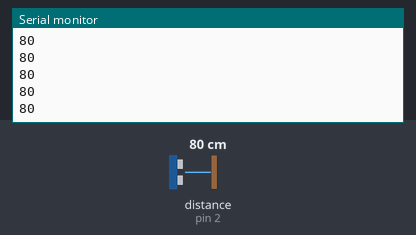
A sketch run on a simulated Arduino Uno, built with avr-gcc and run on an emulated ATmega328P. Shown: the last lines printed to the serial monitor. Wiring (inferred from the names in the program): ultrasonic range finder: trigger pin 2; echo pin 2. The test bench sets the inputs (shaded band); at power-on: distance to the obstacle (sensor on pin 2) 80 cm. The echo pulse lasts 58.3 µs per cm.

Above: at 1.2 s.
1.3 s: distance to the obstacle (sensor on pin 2) set to 2 cm
At 1.6 s:
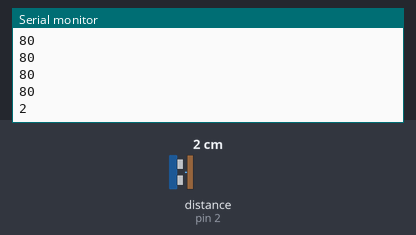
2.8 s: distance to the obstacle (sensor on pin 2) set to 4 cm
At 2.8 s:
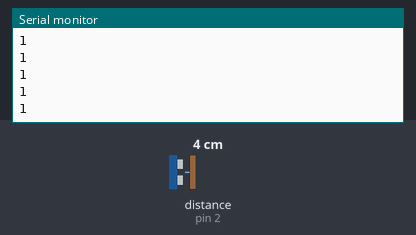
Timing chart, 0 to 5.8 s (numbered marks = the images above; inputs shaded):
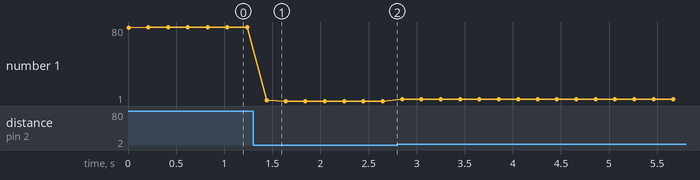

Measured:
- after the input at 1.3 s, the serial monitor: prints a new line after 0.14 s (image 1)
- plotted number 1: 80 → 1 after the input at 1.3 s, 1 → 3 after the input at 2.8 s

The sketch:

PingSensor.ino
```cpp
//Attach to pin 2

const int pingPin = 2;
float v = 331.5 + 0.6*20;//m/s used to convert to distance

void setup() {
  Serial.begin(115200);//Fast for fast response
  //pinMode switches from write to read, so in Loop
}

void loop() {
  int d = distanceCm();
  Serial.println(d,DEC);
  delay(200);

}

float distanceCm(){
//Send Pulse
  pinMode(pingPin,OUTPUT);
  digitalWrite(pingPin,LOW);
  delayMicroseconds(3);// Let Pin settle
  digitalWrite(pingPin,HIGH);
  delayMicroseconds(5); //5 musec beep - from instructions
  digitalWrite(pingPin,LOW);

//Receive Pulse
  pinMode(pingPin,INPUT);
  float tUs = pulseIn(pingPin,HIGH); //measures time for pin to low
  float t = tUs / 1000.0/1000.0/2; //convert to seconds
  float d = t*v;//m
  return d*100;

}
```
